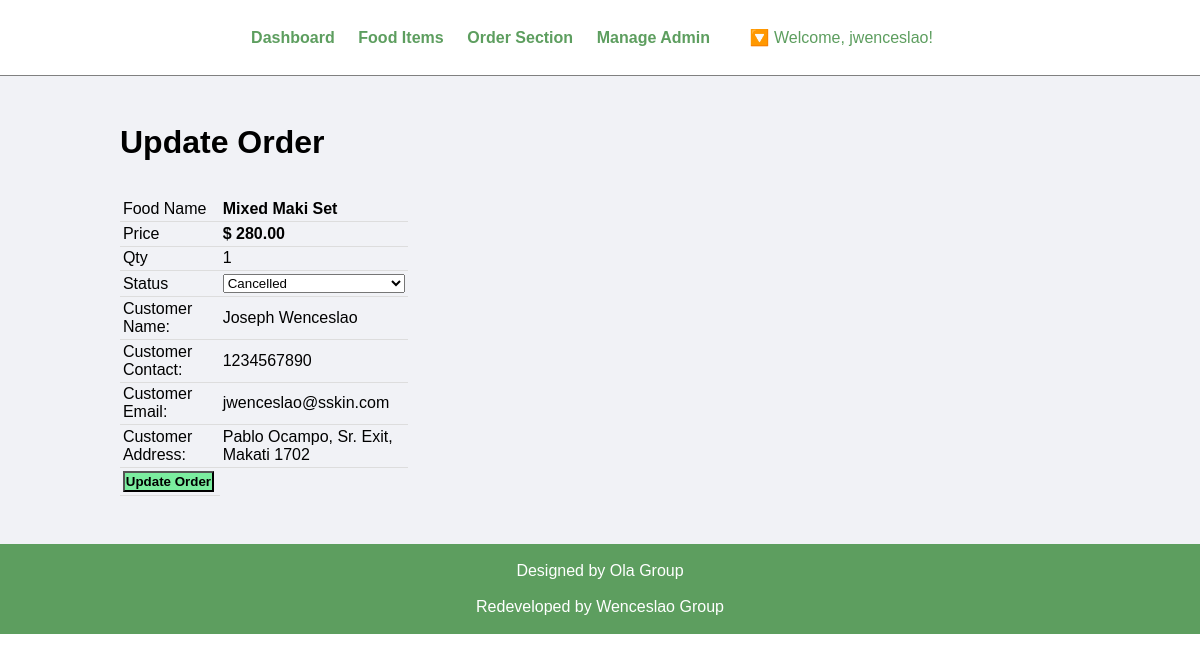
The page /admin/update-order.php?id=37 (signed in) on the database its author committed.
### tables this page shows
CREATE TABLE `tbl_order` (
  `order_id` int(10) UNSIGNED NOT NULL,
  `order_food` varchar(150) NOT NULL,
  `order_price` decimal(10,2) NOT NULL,
  `order_qty` int(11) NOT NULL,
  `order_total` decimal(10,2) NOT NULL,
  `order_date` datetime NOT NULL,
  `order_status` varchar(50) NOT NULL,
  `order_custfname` varchar(255) NOT NULL,
  `order_custlname` varchar(255) NOT NULL,
  `customer_contact` varchar(20) NOT NULL,
  `customer_email` varchar(150) NOT NULL,
  `customer_address` varchar(255) NOT NULL
);

### admin/update-order.php (the view, shortened to what this page needs)
<?php include('partials/menu.php');
?>
<div class="main-content">
    <div class="wrapper">
        <h1>Update Order</h1>
        <br><br>
        <?php
            if(isset($_GET['id']))
            {
                $id=$_GET['id'];
                $sql = "SELECT * FROM tbl_order WHERE order_id=$id";
                $res = mysqli_query($db, $sql);
                $count = mysqli_num_rows($res);
                if($count==1)
                {
                    $row=mysqli_fetch_assoc($res);
                    $food = $row['order_food'];
                    $price = $row['order_price'];
                    $qty = $row['order_qty'];
                    $status = $row['order_status'];
                    $customer_name = $row['order_custfname'] ." ". $row['order_custlname'];
                    $customer_contact = $row['customer_contact'];
                    $customer_email = $row['customer_email'];
                    $customer_address= $row['customer_address'];
                }
                else
                {
                    header('location:'.SITEURL.'admin/manage-order.php');
                }
            }
            else
            {
                header('location:'.SITEURL.'admin/manage-order.php');
            }
        ?>
        <form action="" method="POST">
            <table class="tbl-30">
                <tr>
                    <td>Food Name</td>
                    <td><b> <?php echo $food; ?> </b></td>
                </tr>
                <tr>
                    <td>Price</td>
                    <td>
                        <b> $ <?php echo $price; ?></b>
                    </td>
                </tr>
                <tr>
                    <td>Qty</td>
                    <td>
                        <?php echo $qty; ?>
                    </td>
                </tr>
                <tr>
                    <td>Status</td>
                    <td>
                        <select name="status" style="width: 100%">
                            <option <?php if($status=="Cancelled"){echo "selected";} ?> value="Cancelled">Cancelled</option>
                        </select>
                    </td>
                </tr>
                <tr>
                    <td>Customer Name: </td>
                    <td>
                        <?php echo $customer_name; ?>
                    </td>
                </tr>
                <tr>
                    <td>Customer Contact: </td>
                    <td>
                        <?php echo $customer_contact; ?>
                    </td>
                </tr>
                <tr>
                    <td>Customer Email: </td>
                    <td>
                        <?php echo $customer_email; ?>
                    </td>
                </tr>
                <tr>
                    <td>Customer Address: </td>
                    <td>
                        <?php echo $customer_address; ?>
                    </td>
                </tr>
                <tr>
                    <td clospan="2">
                        <input type="submit" name="submit" value="Update Order" class="btn-secondary">
                    </td>
                </tr>
            </table>
        </form>
    </div>
</div>
<?php include('partials/footer.php'); ?>

### css/admin.css (style rules this page uses)
* { margin: 0; padding: 0; font-family: Arial, Helvetica, sans-serif; }
.wrapper { padding: 1%; width: 80%; margin: 0 auto; }
.tbl-30 { width: 30%; }
table { border-collapse: collapse; width: 100%; }
th, td { padding: 8px; text-align: left; border-bottom: 1px solid #ddd; }
table tr td { padding: 1%; }
.btn-secondary { background-color: #7bed9f; padding: 1%; color: black; text-decoration: none; font-weight: bold; }
.main-content { background-color: #f1f2f6; padding: 3% 0; }

### rows shown on the page
tbl_order: order_food "Mixed Maki Set", order_price "280.00", order_qty "1", status "Cancelled", customer_name "Joseph Wenceslao", customer_contact "1234567890", customer_email "jwenceslao@sskin.com", customer_address "Pablo Ocampo, Sr. Exit, Makati 1702"

### other values the page prints
$_SESSION['username'] "jwenceslao"
